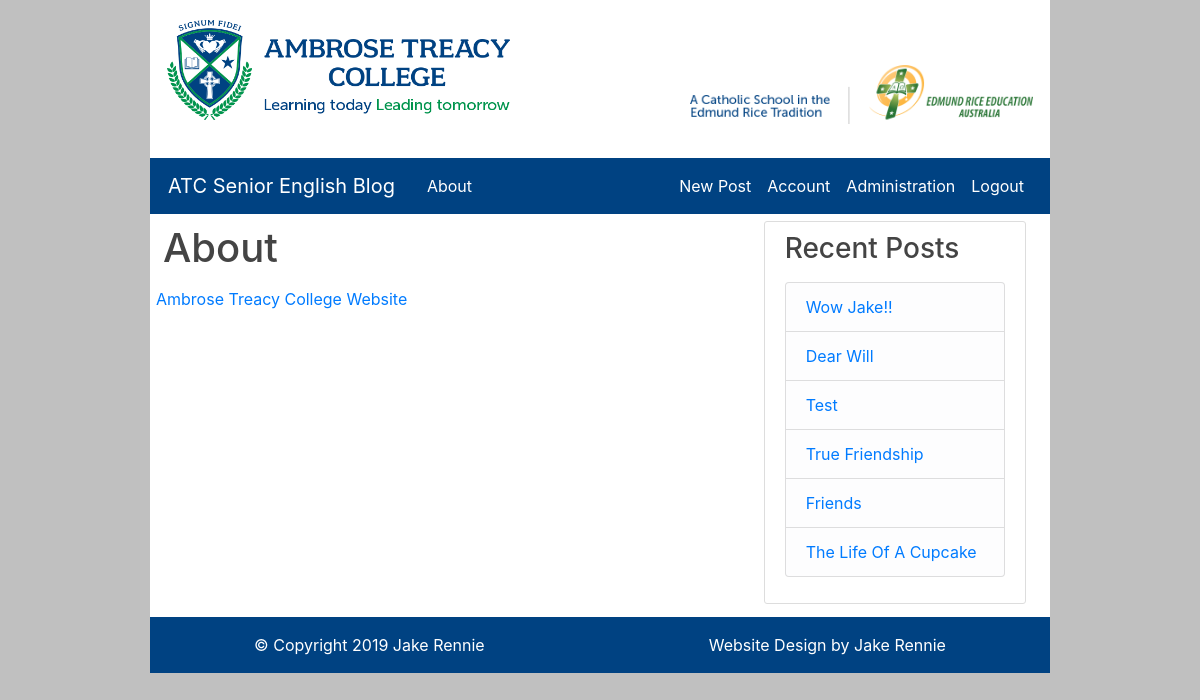
The app's page /about (signed in) with its own data.
### flaskBlog/models.py (models this page shows, shortened)
class Post(db.Model):
    id = db.Column(db.Integer, primary_key=True)
    title = db.Column(db.String(100), nullable=False)
    date_posted = db.Column(db.DateTime, nullable=False)
    content = db.Column(db.Text, nullable=False)
    user_id = db.Column(db.Integer, db.ForeignKey("user.id"), nullable=True)

### flaskBlog/main/routes.py (the view)
@main.route("/about")
def about():
    posts = Post.query.all()
    if current_user.is_authenticated:
        userLoggedIn = True
    else:
        userLoggedIn = False
    return render_template("about.html", title="About", posts=posts, userLoggedIn=userLoggedIn)

### flaskBlog/models.py (called while the page is built)
@login_manager.user_loader
def load_user(user_id):
    return User.query.get(int(user_id))

### flaskBlog/templates/about.html
{% if userLoggedIn %}
    {% set layout = "layout.html" %}
{% else %}
    {% set layout = "s_layout.html" %}
{% endif %}
{% extends layout %}
{% block content %}
<div class="container">
    <div id="title">
        <h1>About</h1>
    </div>
    <a href="www.atc.qld.edu.au">Ambrose Treacy College Website</a><br><br>
</div>
{% endblock content %}

### flaskBlog/templates/layout.html (shortened to what this page needs)
<!DOCTYPE html>
<html lang="en">
{% if title == "Administration" %}
{% set bootWidth = 12 %}
{% else %}
{% set bootWidth = 8 %}
{% endif %}
<head>
    <link rel="stylesheet" href="https://maxcdn.bootstrapcdn.com/bootstrap/4.3.1/css/bootstrap.min.css">
    <link rel="stylesheet" type="text/css" href="{{ url_for('static', filename='main.css') }}">
</head>
<body>
    <div class="container">
        <div class="banner">
            <a href="{{ url_for('main.splash') }}"><img class="col-md-5 img-fluid float-left" src="\static\ATCLogo.png"
                    alt="Ambrose Treacy College"></a>
            <a href="http://www.erea.edu.au" target="_blank"><img class="col-md-5 img-fluid float-right" id="EREA"
                    src="\static\EREALogo.png" alt="A Catholic School In The Edmund Rice Tradition"></a>
        </div>
    </div>
    <header class="site-header">
        <nav class="navbar navbar-expand-md navbar-dark bg-steel sticky-top">
            <div class="container">
                <a class="navbar-brand mr-4" href="{{ url_for('main.splash') }}">ATC Senior English Blog</a>
                <div class="collapse navbar-collapse" id="navbarToggle">
                    <div class="navbar-nav mr-auto">
                        <a class="nav-item nav-link" href="{{ url_for('main.about') }}">About</a>
                    </div>
                    <div class="navbar-nav">
                        {% if current_user.is_authenticated %}
                        <a class="nav-item nav-link" href="{{ url_for('posts.new_post') }}">New Post</a>
                        <a class="nav-item nav-link" href="{{ url_for('users.account') }}">Account</a>
                        {% if current_user.administrator == 1 %}
                        <a class="nav-item nav-link" href="{{ url_for('users.admin') }}">Administration</a>
                        {% endif %}
                        <a class="nav-item nav-link" href="{{ url_for('users.logout') }}">Logout</a>
                        {% else %}
                        <a class="nav-item nav-link" href="{{ url_for('users.login') }}">Login</a>
                        <a class="nav-item nav-link" href="{{ url_for('users.register') }}">Register</a>
                        {% endif %}
                    </div>
                </div>
            </div>
        </nav>
    </header>
    <main role="main" class="container">
        <div class="row container" style="width: auto; margin-right: 0px;">
            <div class="col-md-{{ bootWidth }}" id="main">
                {% block content %}{% endblock %}
            </div>
            {% if title != "Administration" %}
            <div class="col-md-4" id="side">
                <div class="content-section">
                    <h3>Recent Posts</h3>
                    <p class='text-muted'>
                        <ul class="list-group">
                            {% for post in posts[::-1] %}
                            {% if loop.index <= 6 %}
                            <li class="list-group-item list-group-item-light"><a
                                    href="{{ url_for('posts.post', post_id=post.id) }}">{{ post.title }}</a>
                            </li>
                            {% endif %}
                            {% endfor %}
                        </ul>
                    </p>
                </div>
            </div>
            {% endif %}
        </div>
    </main>
    <footer class="site-footer">
        <nav class="navbar navbar-expand-md navbar-dark bg-steel" id="CRLinks">
            <div class="container-fluid" style="width:85%;">
                <ul class="nav navbar-nav">
                    <li class="nav-item active">
                        <a href="#" class="nav-link">&copy; Copyright 2019 Jake Rennie</a>
                    </li>
                </ul>
                <ul class="nav navbar-nav navbar-right">
                    <li class="nav-item active">
                        <a class="nav-link" target="_blank" href="https://github.com/jakecren?tab=repositories">Website
                            Design by Jake Rennie</a>
                    </li>
                </ul>
            </div>
        </nav>
    </footer>
</body>
</html>

### flaskBlog/static/main.css (style rules this page uses)
html { width: 75% !important; margin: auto !important; background-color: #c0c0c0 !important; }
.banner { height: 150px; padding-top: 20px; margin-bottom: 8px; background-color: #FFFFFF; }
#EREA { padding-top: 45px; }
#title { padding-left: 7px; padding-top: 10px; margin-bottom: 15px; }
#main { padding-right: 0px; }
.container { padding-left: 2px; padding-right: 2px; }
body { background: #ffffff; color: #333333; }
h1, h2, h3, h4, h5, h6 { color: #444444; }
.bg-steel { background-color: #004282; }
.site-header .navbar-nav .nav-link { color: #fff; }
.content-section { background: rgb(255, 255, 255); padding: 10px 20px; border: 1px solid #dddddd; border-radius: 3px; margin-top: 7px; margin-bottom: 13px; margin-left: 5px; margin-right: 5px; }

### records on screen
Post: title "Wow Jake!!"
Post: title "Dear Will"
Post: title "Test"
Post: title "True Friendship"
Post: title "Friends"
Post: title "The Life Of A Cupcake"
